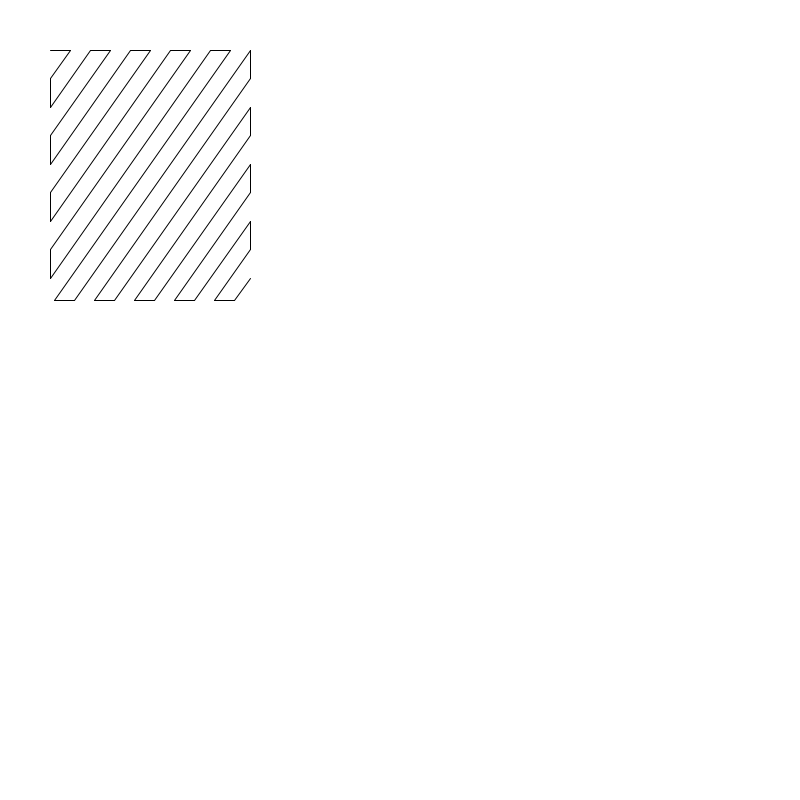
Frame 1 (no input)
Frame 2 (the mouse pressed at the canvas centre, redrawn once): identical to frame 1, image omitted

The Processing sketch that drew this single still picture (run headless with seeded random() and noise(); the mouse was pressed at the canvas centre and the sketch redrawn once):

// Processing sketch: hatch_rect
// ── hatch_rect.pde
float rect_x_start = 50;
float rect_y_start = 50;
float rect_width = 200;
float rect_height = 250;
float hatch_x = rect_x_start;
float hatch_y = rect_y_start;
float angle = -45;
int inc_x = 20;
float inc_y = 20 * sin(angle)*-1;

void setup() {
  size(800,800);
  smooth();
  stroke(0);
  noFill();
  noLoop();
}

void draw() {
  background(255);
  hatch_rect_cut(rect_x_start, rect_y_start, rect_width, rect_height, 125, 20);
}

void hatch_rect(float rect_x_start, float rect_y_start, float rect_width, float rect_height, float ang, float inc, boolean drawRect) {
  ang = ang+180;
  float angle = radians(ang);
  float k = tan(angle);
  float hatch_x;
  float inc_x;
  float x_f;
  float y_f;
  stroke(0);
  if(ang == 270) {
    float x = rect_x_start + inc;
    while(x < rect_x_start + rect_width) {
      line(x, rect_y_start, x, rect_y_start + rect_height);
      x += inc;
    }
  } else if(ang == 180) {
    float y = rect_y_start + inc;
    while(y < rect_y_start + rect_height) {
      line(rect_x_start, y, rect_x_start+rect_width, y );
      y += inc;
    }
  } else if(ang > 270) {
    inc_x = inc;
    x_f = rect_x_start;
    hatch_x = rect_x_start;
    float x_edge = rect_x_start + rect_width;
    float y_edge = rect_y_start + rect_height;
    while(x_f < x_edge) {
      hatch_x+= inc_x;
      float x_h = hatch_x;
      float y_h = rect_y_start;
      float b = rect_y_start - k*x_h;
      if(x_h > x_edge) {
        x_h = x_edge;
        y_h = k*x_h + b;
        if(y_h > y_edge){
          break;
        }
      }
      x_f = rect_x_start;
      y_f = k*x_f + b;
      
      if(y_f > y_edge) {
        y_f = y_edge;
        x_f = (y_f - b)/k;
      }
       line(x_h, y_h, x_f, y_f);
    }
  } else {
    inc_x = inc;
    hatch_x = rect_x_start + rect_width;
    x_f = rect_x_start + rect_width;
    float x_edge = rect_x_start;
    float y_edge = rect_y_start + rect_height;
    while(x_f > x_edge) {
      hatch_x-= inc_x;
      float x_h = hatch_x;
      float y_h = rect_y_start;
      float b = rect_y_start - k*x_h;
      if(x_h < x_edge) {
        x_h = x_edge;
        y_h = k*x_h + b;
        if(y_h > y_edge){
          break;
        }
      }
      x_f = rect_x_start + rect_width;
      y_f = k*x_f + b;
      
      if(y_f > y_edge) {
        y_f = y_edge;
        x_f = (y_f - b)/k;
      }
       line(x_h, y_h, x_f, y_f);
    }
    
  }
    if(drawRect) {
      rect(rect_x_start, rect_y_start, rect_width, rect_height);
    }
}

void hatch_rect_cut(float rect_x_start, float rect_y_start, float rect_width, float rect_height, float ang, float inc) {
  ang = ang+180;
  float angle = radians(ang);
  float k = tan(angle);
  float hatch_x;
  float inc_x;
  float x_f;
  float y_f;
  stroke(0);
  boolean draw_border = true;
  if(ang == 270) {
    float x_prev = rect_x_start;
    float x = rect_x_start + inc;
    while(x < rect_x_start + rect_width) {
      line(x, rect_y_start, x, rect_y_start + rect_height);
      if(draw_border) {
        line(x_prev, rect_y_start, x, rect_y_start);
        x_prev = x;
        x += inc;
        if(x > rect_x_start + rect_width) {
          x = rect_x_start + rect_width;
        }
        line(x_prev, rect_y_start + rect_height, x, rect_y_start + rect_height);
        x_prev = x;
      } else {
        x += inc;
      }
      draw_border = !draw_border;
    }
  } else if(ang == 180) {
    float y_prev = rect_y_start;
    float y = rect_y_start + inc;
    while(y < rect_y_start + rect_height) {
      line(rect_x_start, y, rect_x_start+rect_width, y);
      if(draw_border) {
        println(y_prev);
        line(rect_x_start, y_prev, rect_x_start, y);
        y_prev = y;
        println(y_prev);
        y += inc;
        if(y > rect_y_start + rect_height) {
          y = rect_y_start + rect_height;
        }
        line(rect_x_start + rect_width, y_prev, rect_x_start + rect_width, y);
        y_prev = y;
      } else {
        y += inc;
      }
      draw_border = !draw_border;
    }
  } else if(ang > 270) {
    inc_x = inc;
    x_f = rect_x_start;
    hatch_x = rect_x_start;
    float x_edge = rect_x_start + rect_width;
    float y_edge = rect_y_start + rect_height;
    float x_prev = rect_x_start;
    float y_prev = rect_y_start;
    while(x_f < x_edge) {
      hatch_x+= inc_x;
      float x_h = hatch_x;
      float y_h = rect_y_start;
      float b = rect_y_start - k*x_h;
      if(x_h > x_edge) {
        x_h = x_edge;
        y_h = k*x_h + b;
        if(y_h > y_edge){
          break;
        }
      }
      x_f = rect_x_start;
      y_f = k*x_f + b;
      
      if(y_f > y_edge) {
        y_f = y_edge;
        x_f = (y_f - b)/k;
      }
      line(x_h, y_h, x_f, y_f);
      if(draw_border) {
        line(x_prev, y_prev, x_h, y_h);
        x_prev = x_f; 
        y_prev = y_f;
        draw_border = !draw_border;
      } else {
        line(x_prev, y_prev, x_f, y_f);
        x_prev = x_h; 
        y_prev = y_h;
        draw_border = !draw_border;
      }
    }
  } else {
    inc_x = inc;
    hatch_x = rect_x_start + rect_width;
    x_f = rect_x_start + rect_width;
    float x_edge = rect_x_start;
    float y_edge = rect_y_start + rect_height;
    float x_prev = rect_x_start + rect_width;
    float y_prev = rect_y_start;
    while(x_f > x_edge) {
      hatch_x-= inc_x;
      float x_h = hatch_x;
      float y_h = rect_y_start;
      float b = rect_y_start - k*x_h;
      if(x_h < x_edge) {
        x_h = x_edge;
        y_h = k*x_h + b;
        if(y_h > y_edge){
          break;
        }
      }
      x_f = rect_x_start + rect_width;
      y_f = k*x_f + b;
      
      if(y_f > y_edge) {
        y_f = y_edge;
        x_f = (y_f - b)/k;
      }
       line(x_h, y_h, x_f, y_f);
       if(draw_border) {
        line(x_prev, y_prev, x_h, y_h);
        x_prev = x_f; 
        y_prev = y_f;
        draw_border = !draw_border;
      } else {
        line(x_prev, y_prev, x_f, y_f);
        x_prev = x_h; 
        y_prev = y_h;
        draw_border = !draw_border;
      }
    }
    
  }
}
 
